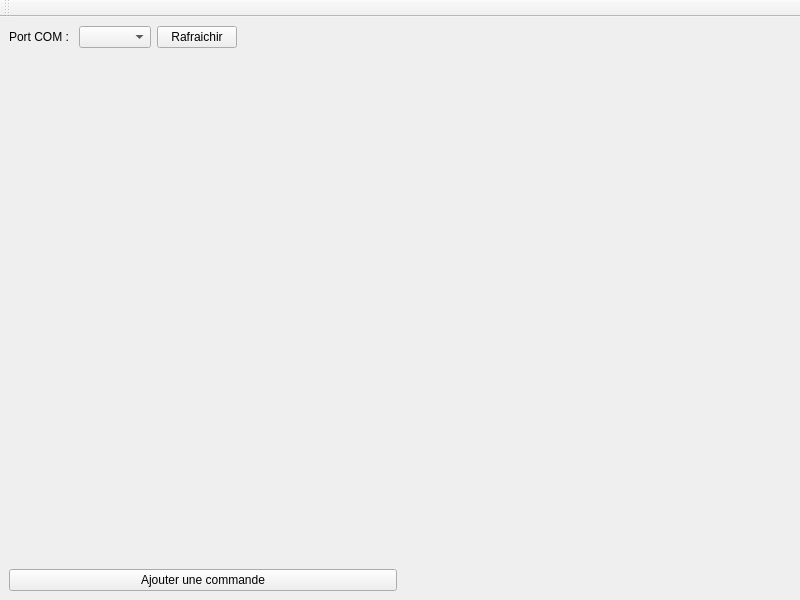
<?xml version="1.0" encoding="UTF-8"?>
<ui version="4.0">
 <class>MainWindow</class>
 <widget class="QMainWindow" name="MainWindow">
  <property name="geometry">
   <rect>
    <x>0</x>
    <y>0</y>
    <width>800</width>
    <height>600</height>
   </rect>
  </property>
  <property name="sizePolicy">
   <sizepolicy hsizetype="Expanding" vsizetype="Expanding">
    <horstretch>0</horstretch>
    <verstretch>0</verstretch>
   </sizepolicy>
  </property>
  <property name="windowTitle">
   <string>MainWindow</string>
  </property>
  <widget class="QWidget" name="centralwidget">
   <property name="sizePolicy">
    <sizepolicy hsizetype="Expanding" vsizetype="Expanding">
     <horstretch>0</horstretch>
     <verstretch>0</verstretch>
    </sizepolicy>
   </property>
   <property name="maximumSize">
    <size>
     <width>16777215</width>
     <height>16777215</height>
    </size>
   </property>
   <property name="sizeIncrement">
    <size>
     <width>1</width>
     <height>1</height>
    </size>
   </property>
   <layout class="QVBoxLayout" name="verticalLayout_3">
    <item>
     <layout class="QHBoxLayout" name="topLayout">
      <item>
       <widget class="QLabel" name="label">
        <property name="text">
         <string>Port COM : </string>
        </property>
       </widget>
      </item>
      <item>
       <widget class="QComboBox" name="portCBox"/>
      </item>
      <item>
       <widget class="QPushButton" name="refreshButton">
        <property name="text">
         <string>Rafraichir</string>
        </property>
       </widget>
      </item>
      <item>
       <spacer name="horizontalSpacer">
        <property name="orientation">
         <enum>Qt::Horizontal</enum>
        </property>
        <property name="sizeHint" stdset="0">
         <size>
          <width>40</width>
          <height>20</height>
         </size>
        </property>
       </spacer>
      </item>
     </layout>
    </item>
    <item>
     <layout class="QHBoxLayout" name="logLayout" stretch="50,50">
      <property name="leftMargin">
       <number>0</number>
      </property>
      <property name="rightMargin">
       <number>0</number>
      </property>
      <item>
       <layout class="QVBoxLayout" name="commandLayout">
        <property name="spacing">
         <number>0</number>
        </property>
        <property name="leftMargin">
         <number>0</number>
        </property>
        <property name="topMargin">
         <number>0</number>
        </property>
        <property name="rightMargin">
         <number>0</number>
        </property>
        <property name="bottomMargin">
         <number>0</number>
        </property>
        <item>
         <spacer name="verticalSpacer">
          <property name="orientation">
           <enum>Qt::Vertical</enum>
          </property>
          <property name="sizeHint" stdset="0">
           <size>
            <width>20</width>
            <height>40</height>
           </size>
          </property>
         </spacer>
        </item>
        <item>
         <widget class="QPushButton" name="addCmdButton">
          <property name="text">
           <string>Ajouter une commande</string>
          </property>
         </widget>
        </item>
       </layout>
      </item>
      <item>
       <widget class="Logger" name="logger" native="true"/>
      </item>
     </layout>
    </item>
   </layout>
  </widget>
  <widget class="QMenuBar" name="menubar">
   <property name="geometry">
    <rect>
     <x>0</x>
     <y>0</y>
     <width>800</width>
     <height>20</height>
    </rect>
   </property>
  </widget>
  <widget class="QToolBar" name="toolBar">
   <property name="windowTitle">
    <string>toolBar</string>
   </property>
   <attribute name="toolBarArea">
    <enum>TopToolBarArea</enum>
   </attribute>
   <attribute name="toolBarBreak">
    <bool>false</bool>
   </attribute>
  </widget>
 </widget>
 <customwidgets>
  <customwidget>
   <class>Logger</class>
   <extends>QWidget</extends>
   <header>Logger</header>
   <container>1</container>
  </customwidget>
 </customwidgets>
 <resources/>
 <connections/>
</ui>
